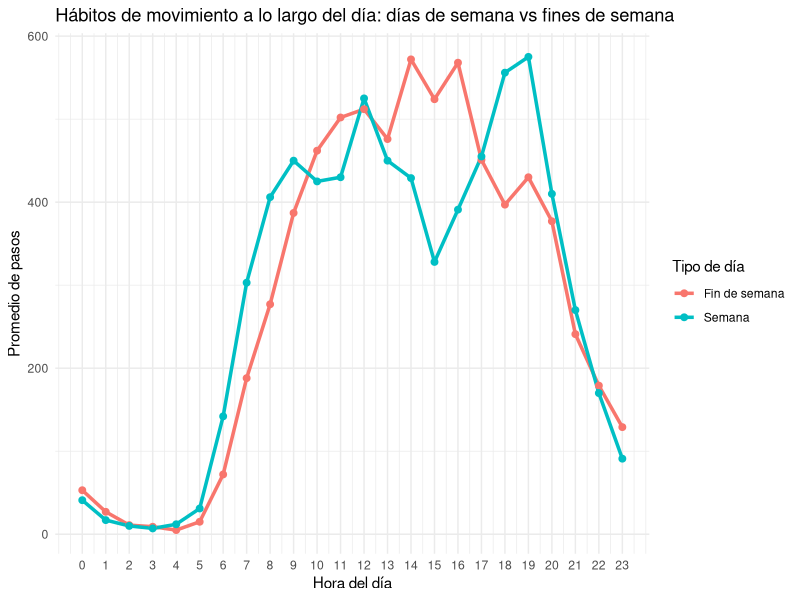
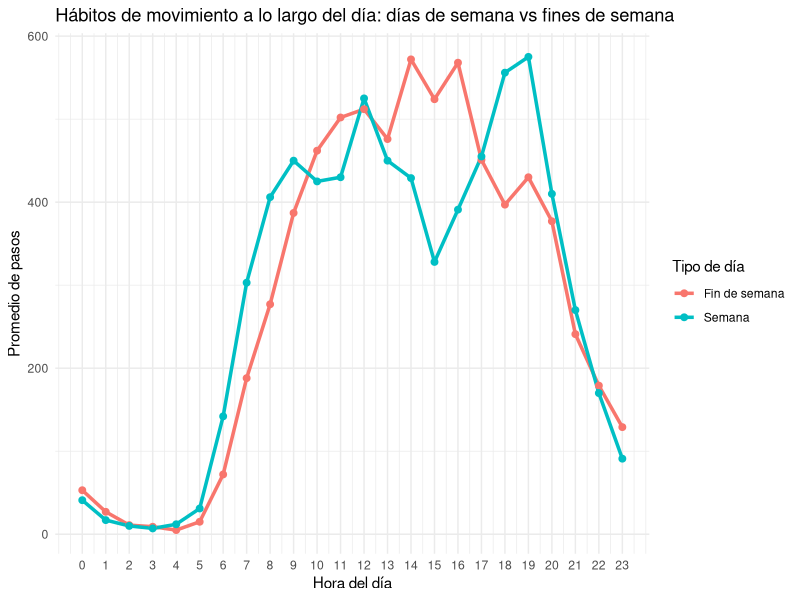

Write R code to recreate these figures, in order.
# Project: Bellabeat Case Study
# Analysis: Hourly Activity Patterns by Day Type
# Description: Generates visualization for Figure 3
# Dataset: semana_vs_fin_de_semana.csv
# Tool: R (tidyverse)
# Output: Figure 3

library(tidyverse)

hourly_weektype <- read_csv("../data/semana_vs_fin_de_semana.csv")

plot3 <- ggplot(hourly_weektype,
       aes(x = hora,
           y = avg_steps,
           color = tipo_dia)) +
  geom_line(size = 1.2) +
  geom_point(size = 2) +
  scale_x_continuous(breaks = 0:23) +
  labs(
    title = "Hábitos de movimiento a lo largo del día: días de semana vs fines de semana",
    x = "Hora del día",
    y = "Promedio de pasos",
    color = "Tipo de día"
  ) +
  theme_minimal()

plot3

ggsave("../images/figure3_hourly_activity_distribution.png",
       plot = plot3,
       width = 8,
       height = 5)
